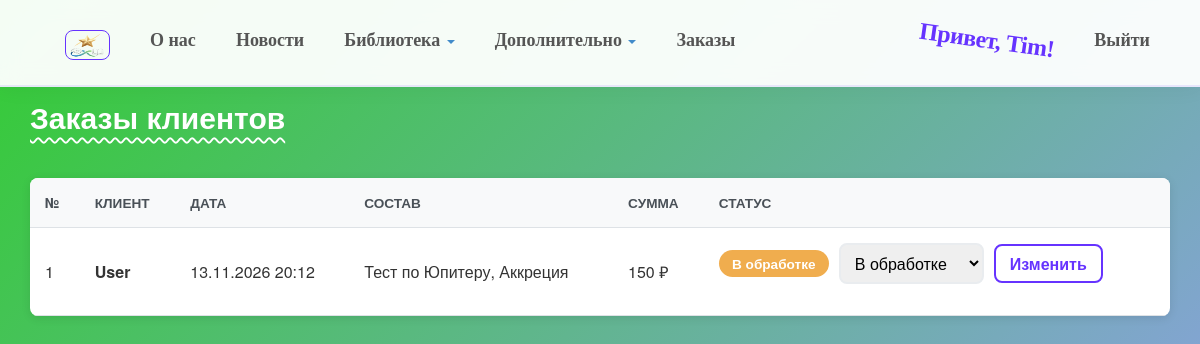
The page /orders/ (signed in) on the database as committed earlier.
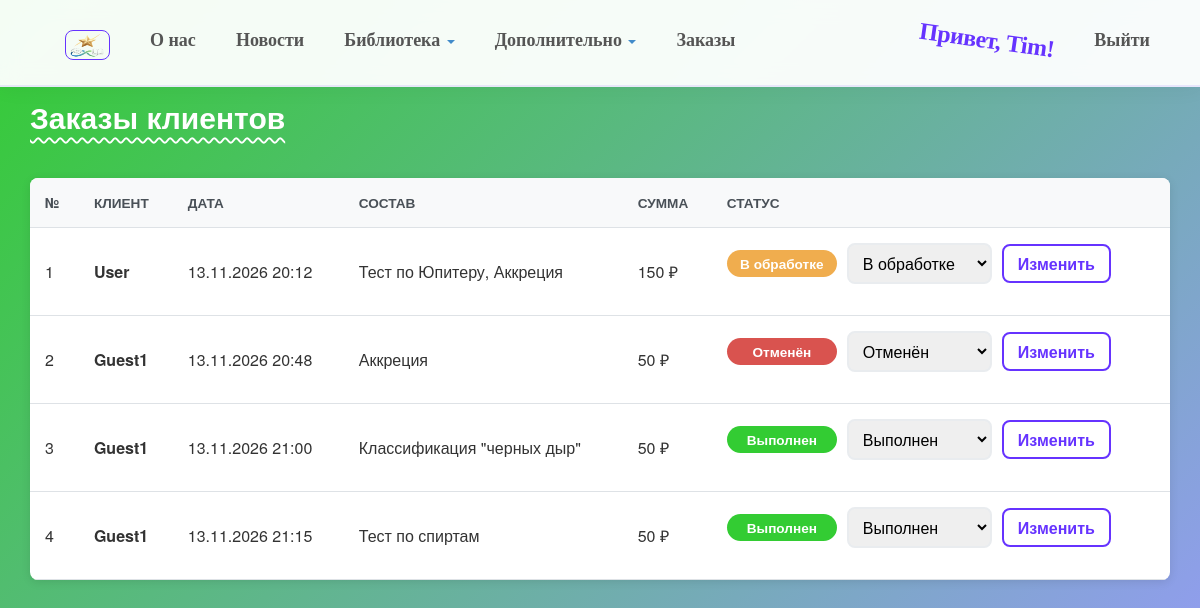
The same page on the database as committed later.
### app/models.py (models this page shows, shortened)
class Order(models.Model):
    STATUS_CHOICES = [
        ('processing', 'В обработке'),
        ('confirmed', 'Подтверждён'),
        ('completed', 'Выполнен'),
        ('cancelled', 'Отменён'),
    ]
    ACCESS_STATUSES = ('confirmed', 'completed')
    customer = models.ForeignKey(User, on_delete=models.CASCADE, related_name='orders', verbose_name="Клиент")
    created_at = models.DateTimeField(auto_now_add=True, verbose_name="Дата заказа")
    status = models.CharField(max_length=20, choices=STATUS_CHOICES, default='processing', verbose_name="Статус")
    class Meta:
        verbose_name = "Заказ"
        verbose_name_plural = "Заказы"
        ordering = ['-created_at']

class OrderItem(models.Model):
    order = models.ForeignKey(Order, on_delete=models.CASCADE, related_name='items', verbose_name="Заказ")
    material = models.ForeignKey(EducationalMaterial, on_delete=models.SET_NULL, null=True, blank=True, verbose_name="Материал")
    title = models.CharField(max_length=100, verbose_name="Название на момент заказа")
    price = models.DecimalField(max_digits=10, decimal_places=2, verbose_name="Цена на момент заказа")

### app/views.py (the view, shortened to what this page needs)
# urls.py: path('orders/', app_views.manager_orders, name='manager_orders'),
@role_required(is_manager)
def manager_orders(request):
    orders = (Order.objects
              .select_related('customer')
              .prefetch_related('items')
              .annotate(total_price=Sum('items__price')))
    return render(
        request,
        'app/manager/orders.html',
        {
            'title': 'Заказы',
            'orders': orders,
            'statuses': Order.STATUS_CHOICES,
        }
    )

### app/context_processors.py (called while the page is built)
def roles(request):
    user = request.user
    return {
        'is_admin': is_admin(user),
        'is_manager': is_manager(user),
        'is_client': is_client(user),
    }

### app/roles.py (called while the page is built)
def _in_group(user, name):
    if not user.is_authenticated:
        return False
    groups = getattr(user, '_role_groups', None)
    if groups is None:
        groups = set(user.groups.values_list('name', flat=True))
        user._role_groups = groups
    return name in groups

def is_admin(user):
    return user.is_authenticated and user.is_superuser

def is_manager(user):
    return not is_admin(user) and _in_group(user, MANAGER_GROUP)

def is_client(user):
    return (user.is_authenticated and not user.is_superuser
            and not _in_group(user, MANAGER_GROUP)
            and _in_group(user, CLIENT_GROUP))

def role_required(check):
    def decorator(view):
        @wraps(view)
        def wrapper(request, *args, **kwargs):
            if not request.user.is_authenticated:
                return redirect_to_login(request.get_full_path())
            if not check(request.user):
                raise PermissionDenied
            return view(request, *args, **kwargs)
        return wrapper
    return decorator

### app/templates/app/manager/orders.html (shortened to what this page needs)
{% extends 'app/layout.html' %}
{% load static %}
{% block extra_css %}
<link rel="stylesheet" href="{% static 'app/content/admin.css' %}">
<link rel="stylesheet" href="{% static 'app/content/orders.css' %}">
{% endblock %}
{% block content %}
<div class="admin-header">
    <h2 class="page-title">Заказы клиентов</h2>
</div>
{% if orders %}
<table class="data-table">
    <thead>
        <tr>
            <th>№</th>
            <th>Клиент</th>
            <th>Дата</th>
            <th>Состав</th>
            <th>Сумма</th>
            <th>Статус</th>
        </tr>
    </thead>
    <tbody>
        {% for order in orders %}
        <tr>
            <td>{{ order.id }}</td>
            <td><strong>{{ order.customer.username }}</strong></td>
            <td>{{ order.created_at|date:"d.m.Y H:i" }}</td>
            <td>
                {% for item in order.items.all %}{{ item.title }}{% if not forloop.last %}, {% endif %}{% endfor %}
            </td>
            <td>{{ order.total_price|default:0 }} ₽</td>
            <td>
                <form method="post" class="status-form">
                    <span class="status-badge status-{{ order.status }}">{{ order.get_status_display }}</span>
                    <select name="status">
                        {% for value, label in statuses %}
                        <option value="{{ value }}" {% if value == order.status %}selected{% endif %}>{{ label }}</option>
                        {% endfor %}
                    </select>
                    <button type="submit" class="btn-status">Изменить</button>
                </form>
            </td>
        </tr>
        {% endfor %}
    </tbody>
</table>
{% else %}
<div class="empty-state">
    <h3>Заказов пока нет</h3>
    <p>Как только клиенты оформят заказы, они появятся здесь</p>
</div>
{% endif %}
{% endblock %}

Rows that differ between the two databases and show on the page:
added Order: id "2", customer.username "Guest1", created_at "13.11.2026 20:48", total_price "50", status "Отменён"
added OrderItem: title "Аккреция", shown under "2"
added Order: id "3", customer.username "Guest1", created_at "13.11.2026 21:00", total_price "50", status "Выполнен"
added OrderItem: title "Классификация \"черных дыр\"", shown under "3"
added Order: id "4", customer.username "Guest1", created_at "13.11.2026 21:15", total_price "50", status "Выполнен"
added OrderItem: title "Тест по спиртам", shown under "4"
